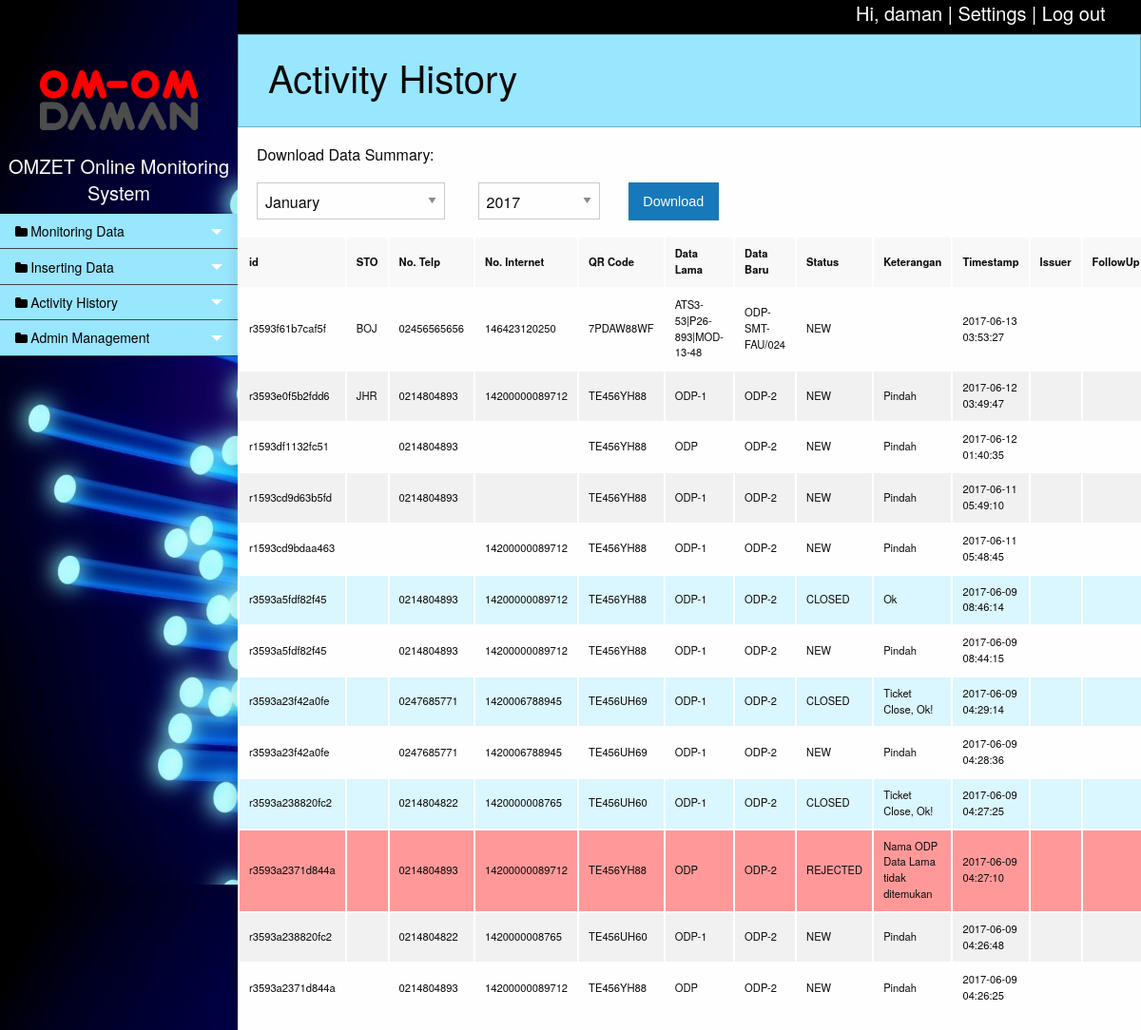
The page /history.php (signed in) on the database its author committed.
### tables this page shows
CREATE TABLE `tb_account` (
  `email` varchar(30) NOT NULL,
  `password` varchar(32) NOT NULL,
  `fname` varchar(20) NOT NULL,
  `lname` varchar(20) NOT NULL,
  `phone` varchar(20) NOT NULL,
  `acctype` varchar(20) NOT NULL,
  `sto` varchar(3) NOT NULL
);

CREATE TABLE `tb_history` (
  `id` varchar(15) NOT NULL,
  `sto` varchar(3) NOT NULL,
  `no_telp` varchar(30) NOT NULL,
  `no_internet` varchar(30) NOT NULL,
  `qr` varchar(12) NOT NULL,
  `data_lama` varchar(50) NOT NULL,
  `data_baru` varchar(50) NOT NULL,
  `status` varchar(20) NOT NULL,
  `keterangan` varchar(50) NOT NULL,
  `tanggal` timestamp NOT NULL DEFAULT CURRENT_TIMESTAMP ON UPDATE CURRENT_TIMESTAMP,
  `issuer` varchar(30) NOT NULL,
  `followup` varchar(30) NOT NULL
);

### function/session.php (called while the page is built, shortened)
<?php
	include('database.php');
	$user_email=$_SESSION['login_user'];
	$query=mysqli_query($con, "SELECT * FROM tb_account WHERE email='".$user_email."'");
	$row=mysqli_fetch_assoc($query);
	$login_fname=$row['fname'];
	$login_acctype=$row['acctype'];
?>

### function/omom.php (the view, shortened to what this page needs)
<?php
	function viewData($opt,$acctype){
		include('database.php');
		switch ($opt){
			case 4:
				$tb='tb_history';
				break;
		}
		if($opt==1 || $opt==2 || $opt==3){
			$query=mysqli_query($con, "SELECT * FROM ".$tb);
		}
		else{
			$query=mysqli_query($con, "SELECT * FROM `tb_history` ORDER BY `tb_history`.`tanggal` DESC ");
		}
		if(mysqli_num_rows($query)>0){
			while ($row = mysqli_fetch_array($query)){
				if($opt==4){
					if($row['status']=="CLOSED"){
						echo '<tr style="background-color:#daf6ff">';
					}elseif($row['status']=="REJECTED"){
						echo '<tr style="background-color:#ff9999">';
					}else{
						echo '<tr>';
					}
					$isquery=mysqli_query($con, "SELECT fname FROM tb_account WHERE email='".$row['issuer']."'");
					$isrow=mysqli_fetch_assoc($isquery);
					$fuquery=mysqli_query($con, "SELECT fname FROM tb_account WHERE email='".$row['followup']."'");
					$furow=mysqli_fetch_assoc($fuquery);
					echo
					'<td>'.$row['id'].'</td>
					 <td>'.$row['sto'].'</td>
					 <td>'.$row['no_telp'].'</td>
					 <td>'.$row['no_internet'].'</td>
					 <td>'.$row['qr'].'</td>
					 <td>'.$row['data_lama'].'</td>
					 <td>'.$row['data_baru'].'</td>
					 <td>'.$row['status'].'</td>
					 <td>'.$row['keterangan'].'</td>
					 <td>'.$row['tanggal'].'</td>
					 <td><a href="profile.php?vemail='.$row['issuer'].'">'.$isrow['fname'].'</a></td>
					 <td><a href="profile.php?vemail='.$row['followup'].'">'.$furow['fname'].'</a></td>
					 </tr>';
				}
			}
		}else{
			echo
			'<tr>
			 <td colspan="10" style="text-align:center">There is no data at the moment.</td>
			 </tr>';
		}
	}
?>

### history.php (shortened to what this page needs)
<?php
include('function/session.php');
include('function/omom.php');
?>
<!doctype html>
<html class="no-js" lang="en">
<head>
  <link rel="stylesheet" href="css/foundation.css">
  <link rel="stylesheet" href="css/app.css">
  <link rel="stylesheet" href="css/custom.css">
  <link rel="stylesheet" href="css/pace.css" />
  <link rel="stylesheet" type="text/css" href="font/foundation-icons.css" />
  <link href="http://cdnjs.cloudflare.com/ajax/libs/font-awesome/4.3.0/css/font-awesome.css" rel="stylesheet" type='text/css'>
</head>
<body>
  <div class="off-canvas-wrapper">
    <div class="large-12 bg-black">
      <div class="row small-3 small-offset-9 show-for-large">
        <h5>Hi, <a href="profile.php"><?php echo $login_fname; ?></a> | <a href="settings.php">Settings</a> | <a href="function/logout.php">Log out</a></h5>
      </div>
    </div>
    <div class="off-canvas-wrapper-inner" data-off-canvas-wrapper>
      <div class="off-canvas position-left reveal-for-large" id="my-info" data-off-canvas data-position="left">
        <div class="medium-12">
          <br>
          <div class="row medium-8">
            <img style="margin-top: 50px;" src="image/omom.png">
          </div>
          <br>
          <a href="dashboard.php"><h5 style="color:white"><center>OMZET Online Monitoring System</center></h5></a>
          <div class="row small-12">
            <ul class="multilevel-accordion-menu vertical menu" data-accordion-menu>
              <li>
                <a href="#">Monitoring Data</a>
              </li>
              <li>
                <a href="#">Inserting Data</a>
              </li>
              <li>
                <a href="#">Activity History</a>
              </li>
              <?php
              if($login_acctype=='admin'){
               echo
               '<li>
               <a href="#">Admin Management</a>
               <ul class="menu vertical sublevel-1">
                 <li><a class="subitem" href="admin_member.php">Member Approval</a></li>
               </ul>
             </li>';
           }
           ?>
         </ul>
       </div>
     </div>
   </div>
   <div class="off-canvas-content" data-off-canvas-content>
    <div class="callout primary">
      <div class="row column">
        <h2>Activity History</h2>
      </div>
    </div>
    <div class="row medium-12">
      <p class="inner">Download Data Summary:
        <form target="_blank" action="function/download.php" method="post">
          <div class="medium-3 columns inner">
            <select name="m">
              <option value="01">January</option>
            </select>
          </div>
          <div class="medium-2 columns">
            <select id="selectYear" name="y"></select>
          </div>
          <div class="medium-7 columns">
            <label>
              <button class="button" type="submit" name="download">Download</button>
            </label>
          </div>
        </form>
        <table>
          <thead>
            <tr>
              <th>id</th>
              <th>STO</th>
              <th>No. Telp</th>
              <th>No. Internet</th>
              <th>QR Code</th>
              <th>Data Lama</th>
              <th>Data Baru</th>
              <th>Status</th>
              <th>Keterangan</th>
              <th>Timestamp</th>
              <th>Issuer</th>
              <th>FollowUp</th>
            </tr>
          </thead>
          <tbody>
            <?php
            viewData(4,$login_acctype);
            ?>
          </tbody>
        </table>
      </div>
    </div>
  </div>
</div>
</body>
</html>

### css/custom.css (style rules this page uses)
.inner { padding-right: 20px; padding-left: 20px; }
.bg-black { background-color: black; color: white; }
.bg-black .row h5 a { color: white; }

### rows shown on the page
tb_account: fname "daman"
tb_history: id "r3593f61b7caf5f", sto "BOJ", no_telp "02456565656", no_internet "146423120250", qr "7PDAW88WF", data_lama "ATS3-53|P26-893|MOD-13-48", data_baru "ODP-SMT-FAU/024", status "NEW", tanggal "2017-06-13 03:53:27"
tb_history: id "r3593e0f5b2fdd6", sto "JHR", no_telp "0214804893", no_internet "14200000089712", qr "TE456YH88", data_lama "ODP-1", data_baru "ODP-2", status "NEW", keterangan "Pindah", tanggal "2017-06-12 03:49:47"
tb_history: id "r1593df1132fc51", no_telp "0214804893", qr "TE456YH88", data_lama "ODP", data_baru "ODP-2", status "NEW", keterangan "Pindah", tanggal "2017-06-12 01:40:35"
tb_history: id "r1593cd9d63b5fd", no_telp "0214804893", qr "TE456YH88", data_lama "ODP-1", data_baru "ODP-2", status "NEW", keterangan "Pindah", tanggal "2017-06-11 05:49:10"
tb_history: id "r1593cd9bdaa463", no_internet "14200000089712", qr "TE456YH88", data_lama "ODP-1", data_baru "ODP-2", status "NEW", keterangan "Pindah", tanggal "2017-06-11 05:48:45"
tb_history: id "r3593a5fdf82f45", no_telp "0214804893", no_internet "14200000089712", qr "TE456YH88", data_lama "ODP-1", data_baru "ODP-2", status "CLOSED", keterangan "Ok", tanggal "2017-06-09 08:46:14"
tb_history: id "r3593a5fdf82f45", no_telp "0214804893", no_internet "14200000089712", qr "TE456YH88", data_lama "ODP-1", data_baru "ODP-2", status "NEW", keterangan "Pindah", tanggal "2017-06-09 08:44:15"
tb_history: id "r3593a23f42a0fe", no_telp "0247685771", no_internet "1420006788945", qr "TE456UH69", data_lama "ODP-1", data_baru "ODP-2", status "CLOSED", keterangan "Ticket Close, Ok!", tanggal "2017-06-09 04:29:14"
tb_history: id "r3593a23f42a0fe", no_telp "0247685771", no_internet "1420006788945", qr "TE456UH69", data_lama "ODP-1", data_baru "ODP-2", status "NEW", keterangan "Pindah", tanggal "2017-06-09 04:28:36"
tb_history: id "r3593a238820fc2", no_telp "0214804822", no_internet "1420000008765", qr "TE456UH60", data_lama "ODP-1", data_baru "ODP-2", status "CLOSED", keterangan "Ticket Close, Ok!", tanggal "2017-06-09 04:27:25"
tb_history: id "r3593a2371d844a", no_telp "0214804893", no_internet "14200000089712", qr "TE456YH88", data_lama "ODP", data_baru "ODP-2", status "REJECTED", keterangan "Nama ODP Data Lama tidak ditemukan", tanggal "2017-06-09 04:27:10"
tb_history: id "r3593a238820fc2", no_telp "0214804822", no_internet "1420000008765", qr "TE456UH60", data_lama "ODP-1", data_baru "ODP-2", status "NEW", keterangan "Pindah", tanggal "2017-06-09 04:26:48"
tb_history: id "r3593a2371d844a", no_telp "0214804893", no_internet "14200000089712", qr "TE456YH88", data_lama "ODP", data_baru "ODP-2", status "NEW", keterangan "Pindah", tanggal "2017-06-09 04:26:25"
